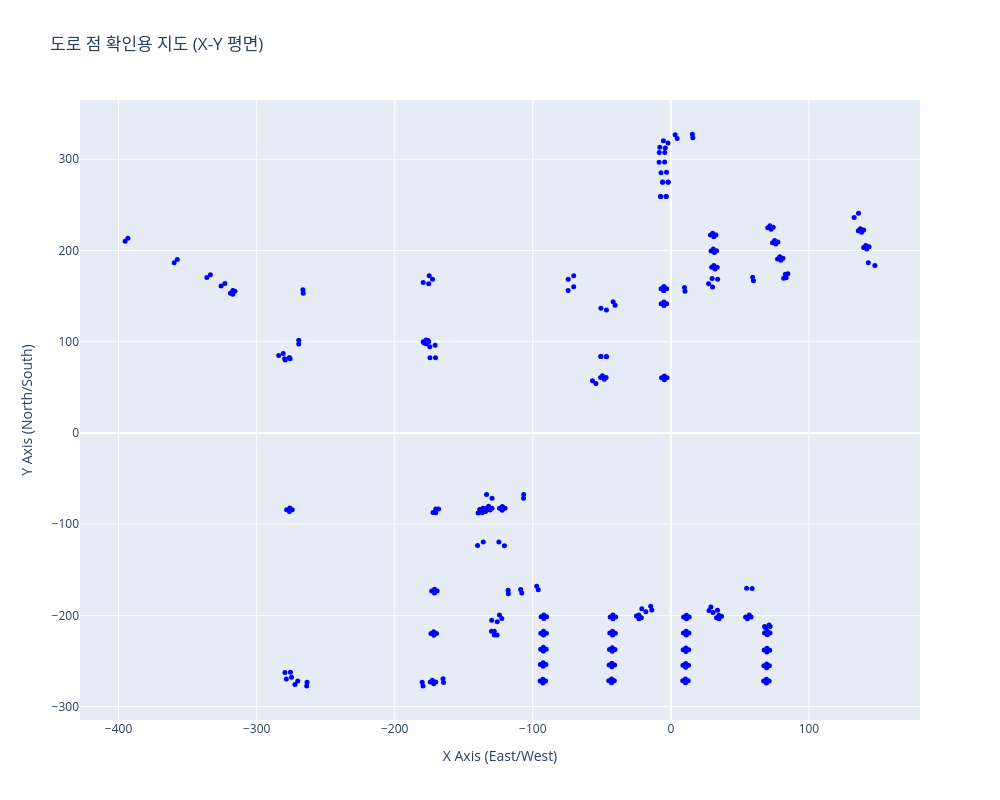

The code cell stored with this chart in its notebook:
### Markdown cell above
경로 준비

### Code cell
# 한글 주석: 먼저 XY에서 정점 인덱스 분포를 확인
js.plot_vertices_index(
    road_positions,
    width=1000,
    height=800,
    marker_size=5,
)

### Figure 1 — Plotly figure (JSON) as saved in the notebook; plotly's stock layout.template omitted (floating-point values rounded to 4 significant figures; data arrays with more than 128 entries replaced by an {"elided": "..."} marker saying what was removed)
{"data": [{"hovertemplate": "<b>Index: %{text}</b><br>X: %{x:.2f}<br>Y: %{y:.2f}<extra></extra>", "marker": {"color": "blue", "size": 5}, "mode": "markers", "text": {"elided": "308 str values"}, "type": "scatter", "x": {"elided": "308 float values"}, "y": {"elided": "308 float values"}}], "layout": {"height": 800, "hovermode": "closest", "title": {"text": "도로 점 확인용 지도 (X-Y 평면)"}, "width": 1000, "xaxis": {"title": {"text": "X Axis (East/West)"}}, "yaxis": {"title": {"text": "Y Axis (North/South)"}}}}
